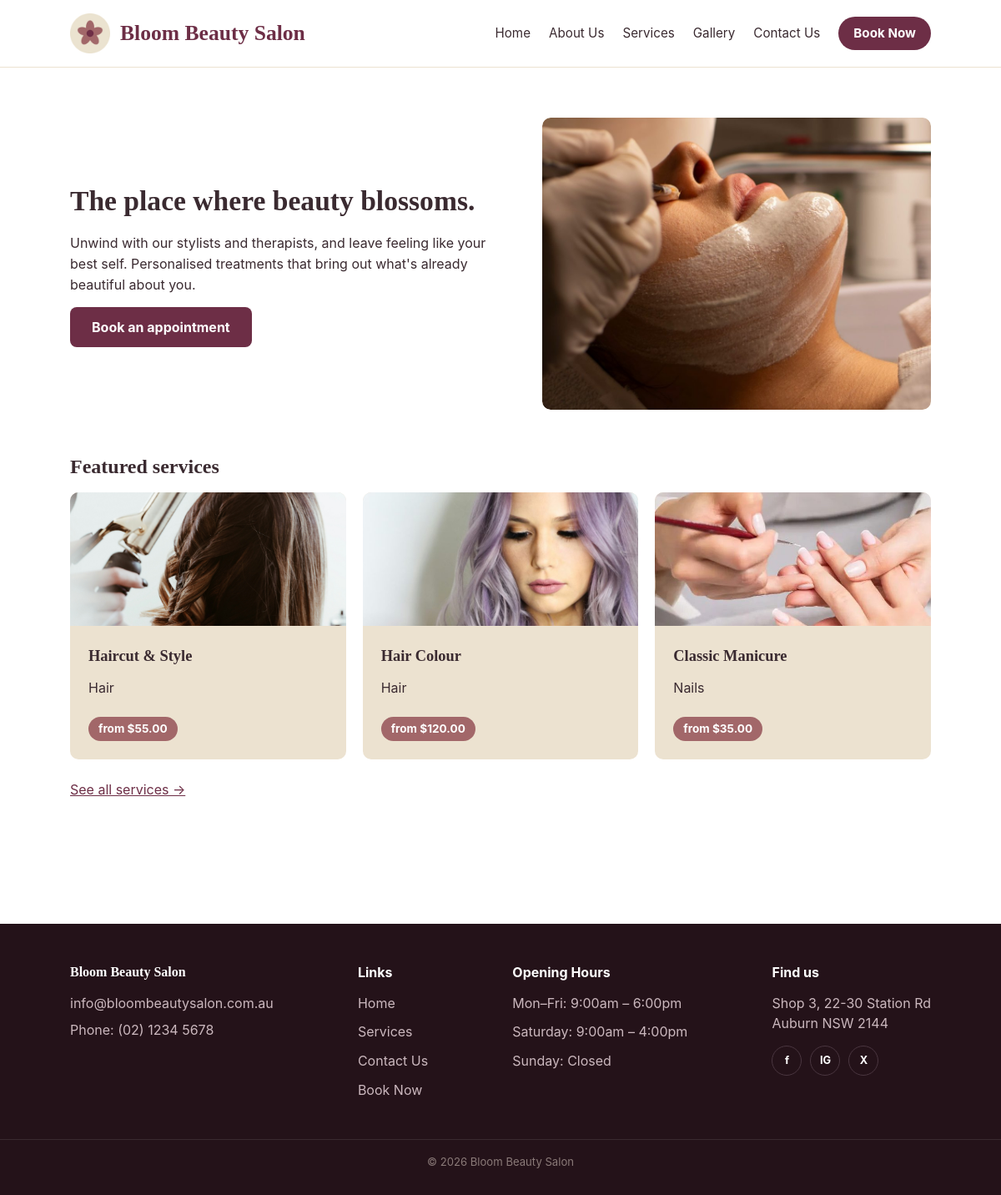
The page / on the database its author committed.
### tables this page shows
CREATE TABLE services (
    service_id    VARCHAR(10) PRIMARY KEY,
    name          VARCHAR(100) NOT NULL,
    category      VARCHAR(50)  NOT NULL,
    price         DECIMAL(6,2) NOT NULL,
    duration_min  INT NOT NULL,
    image_url     VARCHAR(255)
);

### index.php (the view)
<?php
include 'php/db.php';
include 'php/header.php';
?>
<section class="hero">
  <div class="hero-text">
    <h1>The place where beauty blossoms.</h1>
    <p>Unwind with our stylists and therapists, and leave feeling like your best self. Personalised treatments that bring out what's already beautiful about you.</p>
    <a href="book.php" class="btn">Book an appointment</a>
  </div>
  <div class="hero-image">
    <img src="images/hero.jpg" alt="A client enjoying a facial treatment at Bloom Beauty Salon">
  </div>
</section>
<section class="section">
  <h2>Featured services</h2>
  <div class="grid grid-3">
    <?php
    $result = mysqli_query($conn, "SELECT name, category, price, image_url FROM services ORDER BY service_id LIMIT 3");
    while ($row = mysqli_fetch_assoc($result)) {
        $has_photo = !empty($row['image_url']) && file_exists(__DIR__ . '/' . $row['image_url']);
    ?>
      <div class="card">
        <?php if ($has_photo) { ?>
          <img src="<?php echo htmlspecialchars($row['image_url']); ?>"
               alt="<?php echo htmlspecialchars($row['name']); ?>" class="card-image">
        <?php } ?>
        <div class="card-body">
          <h3><?php echo htmlspecialchars($row['name']); ?></h3>
          <p><?php echo htmlspecialchars($row['category']); ?></p>
          <span class="price">from $<?php echo number_format($row['price'], 2); ?></span>
        </div>
      </div>
    <?php
    }
    ?>
  </div>
  <p style="margin-top: 24px;"><a href="services.php">See all services &rarr;</a></p>
</section>
<?php include 'php/footer.php'; ?>

### css/style.css (style rules this page uses)
:root { --maroon: #6D2E46; --maroon-dark: #5A2439; --rose: #A26769; --cream: #ECE2D0; --dark: #3A2A30; --mauve: #8A7A78; --white: #FFFFFF; --radius: 10px; }
* { box-sizing: border-box; }
body { margin: 0; font-family: -apple-system, "Segoe UI", Roboto, Arial, sans-serif; color: var(--dark); background: var(--white); line-height: 1.55; }
h1, h2, h3 { font-family: Georgia, "Times New Roman", serif; margin: 0 0 12px; }
h1 { font-size: 2.1rem; }
h2 { font-size: 1.5rem; }
h3 { font-size: 1.15rem; }
p { margin: 0 0 14px; }
a { color: var(--maroon); }
.section { margin-bottom: 48px; }
.grid { display: grid; gap: 20px; }
.grid-3 { grid-template-columns: repeat(auto-fit, minmax(220px, 1fr)); }
.card { background: var(--cream); border-radius: var(--radius); overflow: hidden; padding: 0; }
.card .card-image { display: block; width: 100%; height: 160px; max-width: none; object-fit: cover; }
.card .card-body { padding: 22px; }
.card h3 { color: var(--dark); }
.card .price { display: inline-block; margin-top: 8px; background: var(--rose); color: var(--white); padding: 4px 12px; border-radius: 999px; font-size: 0.85rem; font-weight: bold; }
.hero { display: flex; align-items: center; gap: 40px; flex-wrap: wrap; padding: 20px 0 50px; }
.hero-text { flex: 1 1 380px; }
.hero-image { flex: 1 1 320px; background: var(--cream); border-radius: var(--radius); min-height: 260px; overflow: hidden; }
.hero-image img { width: 100%; height: 100%; min-height: 260px; object-fit: cover; display: block; border-radius: var(--radius); }
.btn { display: inline-block; padding: 12px 26px; border-radius: 8px; border: none; background: var(--maroon); color: var(--white); font-weight: bold; text-decoration: none; cursor: pointer; font-size: 1rem; }

### rows shown on the page
services: image_url (picture), name "Haircut & Style", category "Hair", price "55.00"
services: image_url (picture), name "Hair Colour", category "Hair", price "120.00"
services: image_url (picture), name "Classic Manicure", category "Nails", price "35.00"
